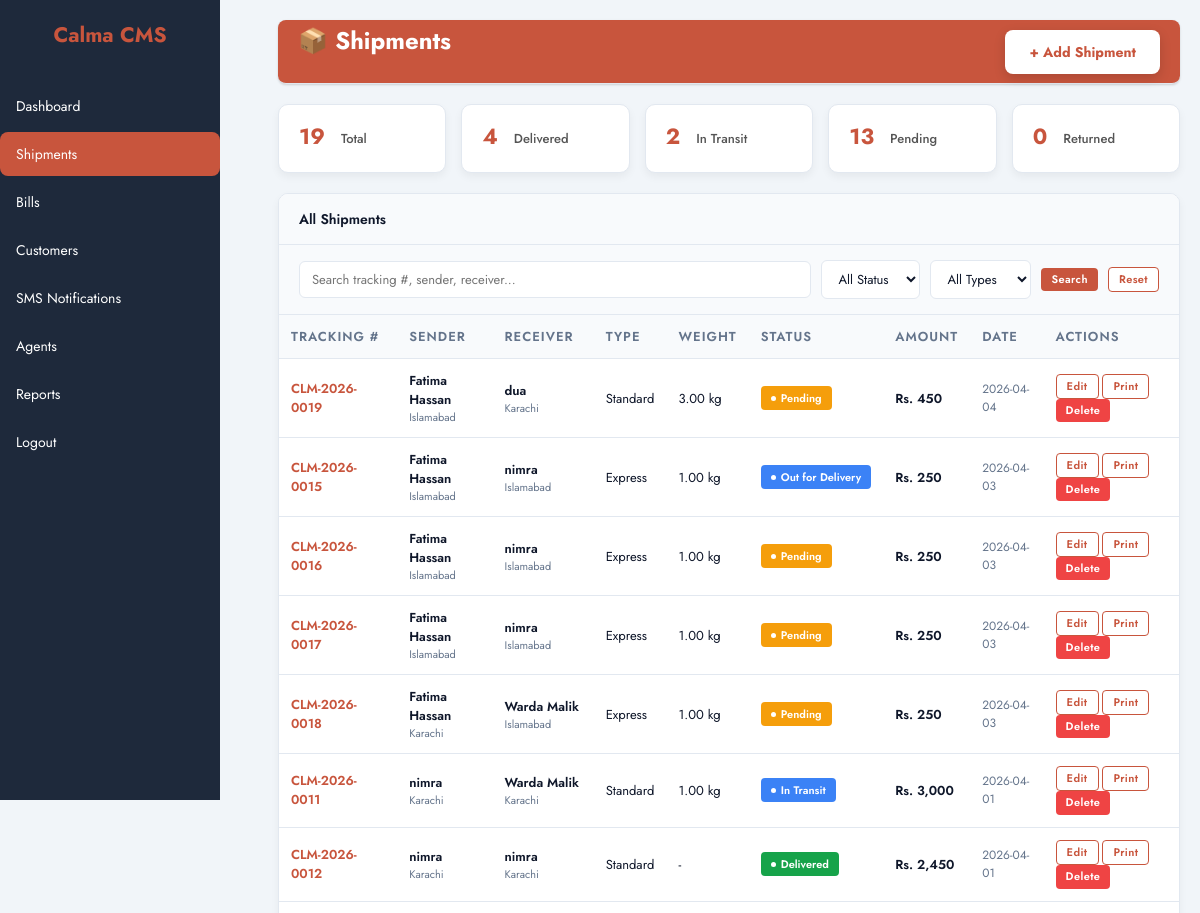
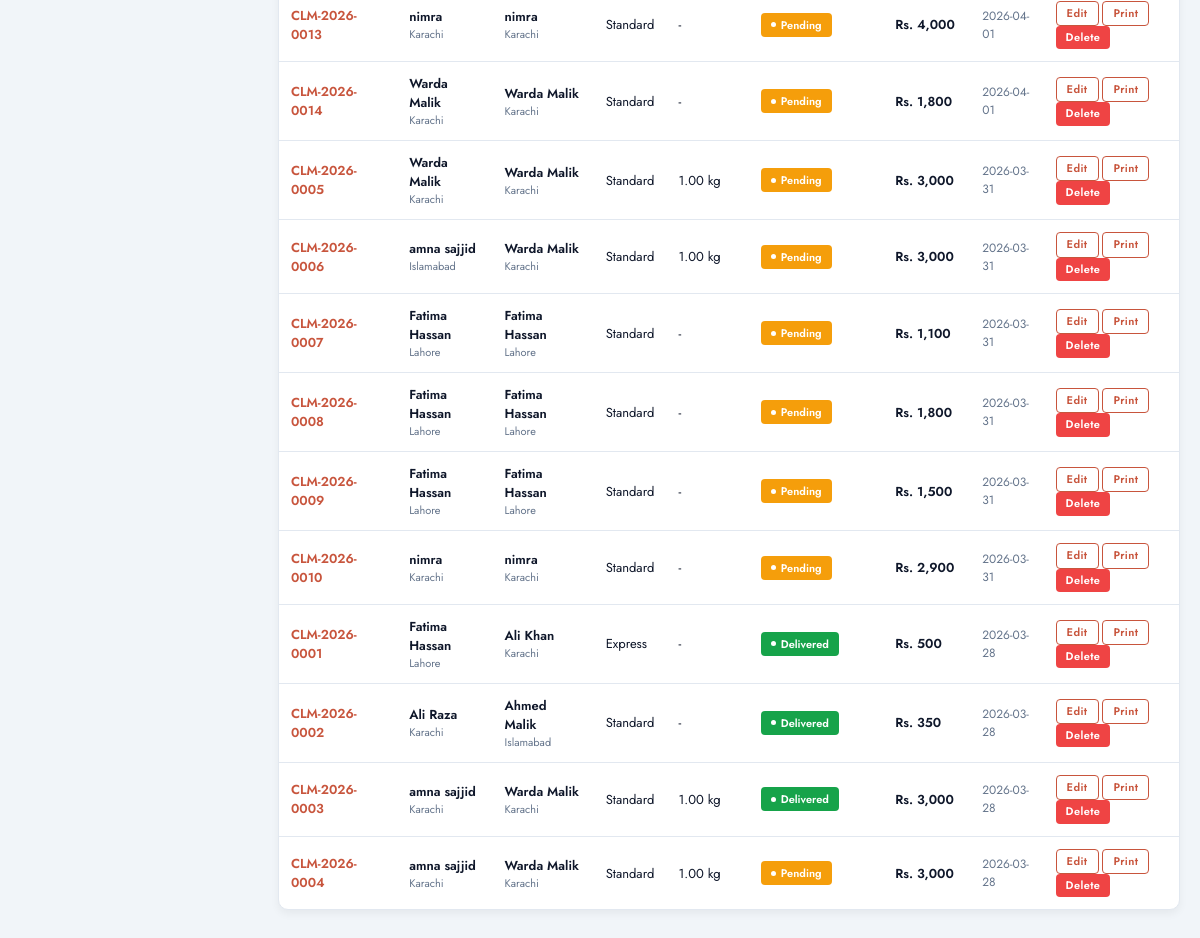
Page /dashboard_php/shipments.php (signed in) on the committed database (2 pictures, top to bottom).
### tables this page shows
CREATE TABLE `shipments` (
  `id` int(11) NOT NULL,
  `user_id` int(11) NOT NULL,
  `tracking_number` varchar(50) NOT NULL,
  `sender_name` varchar(100) NOT NULL,
  `sender_phone` varchar(20) NOT NULL,
  `sender_city` varchar(50) NOT NULL,
  `sender_address` text DEFAULT NULL,
  `sender_email` varchar(100) DEFAULT NULL,
  `receiver_name` varchar(100) NOT NULL,
  `receiver_phone` varchar(20) NOT NULL,
  `receiver_city` varchar(50) NOT NULL,
  `receiver_address` text DEFAULT NULL,
  `receiver_email` varchar(100) DEFAULT NULL,
  `type` enum('Standard','Express','Overnight') DEFAULT 'Standard',
  `weight` decimal(10,2) DEFAULT NULL,
  `status` enum('Pending','In Transit','Delivered','Returned','Out for Delivery') DEFAULT 'Pending',
  `booked_date` date DEFAULT curdate(),
  `delivery_date` date DEFAULT NULL,
  `delivered_date` timestamp NULL DEFAULT NULL,
  `agent_id` int(11) DEFAULT NULL,
  `amount` decimal(10,2) DEFAULT 0.00,
  `paid_amount` decimal(10,2) DEFAULT 0.00,
  `payment_status` enum('Unpaid','Partial','Paid') DEFAULT 'Unpaid',
  `notes` text DEFAULT NULL,
  `created_by` varchar(50) DEFAULT NULL,
  `created_at` timestamp NOT NULL DEFAULT current_timestamp(),
  `updated_at` timestamp NOT NULL DEFAULT current_timestamp() ON UPDATE current_timestamp()
);

### dashboard_php/shipments.php (the view, shortened to what this page needs)
<?php
$connect = mysqli_connect("localhost", "root", "", "courier_management");
$user_type = $_SESSION['user_type'] ?? '';
$where_clause = "";
$search = isset($_GET['search']) ? mysqli_real_escape_string($connect, $_GET['search']) : '';
$query = "SELECT * FROM shipments $where_clause ORDER BY booked_date DESC";
$shipments_result = mysqli_query($connect, $query);
$shipments = [];
while ($row = mysqli_fetch_assoc($shipments_result)) {
    $shipments[] = $row;
}
$stats_query = "SELECT
    COUNT(*) as total,
    SUM(CASE WHEN status='Delivered' THEN 1 ELSE 0 END) as delivered,
    SUM(CASE WHEN status IN ('In Transit', 'Out for Delivery') THEN 1 ELSE 0 END) as in_transit,
    SUM(CASE WHEN status='Pending' THEN 1 ELSE 0 END) as pending,
    SUM(CASE WHEN status='Returned' THEN 1 ELSE 0 END) as returned
    FROM shipments $where_clause";
$stats_result = mysqli_query($connect, $stats_query);
$stats = mysqli_fetch_assoc($stats_result);
?>
<!DOCTYPE html>
<html lang="en">
<head>
<link rel="stylesheet" href="css/style.css">
</head>
<body>
<div class="layout">
  <div class="sidebar" id="sidebar">
    <h2>Calma CMS</h2>
    <ul>
      <li><a href="index.php" class="<?php echo basename($_SERVER['PHP_SELF']) == 'index.php' ? 'active' : ''; ?>">Dashboard</a></li>
      <?php if($user_type !== 'user'): ?>
      <li><a href="shipments.php" class="<?php echo basename($_SERVER['PHP_SELF']) == 'shipments.php' ? 'active' : ''; ?>">Shipments</a></li>
      <li><a href="bills.php" class="<?php echo basename($_SERVER['PHP_SELF']) == 'bills.php' ? 'active' : ''; ?>">Bills</a></li>
      <li><a href="customers.php" class="<?php echo basename($_SERVER['PHP_SELF']) == 'customers.php' ? 'active' : ''; ?>">Customers</a></li>
      <li><a href="sms.php" class="<?php echo basename($_SERVER['PHP_SELF']) == 'sms.php' ? 'active' : ''; ?>">SMS Notifications</a></li>
      <?php endif; ?>
      <?php if($user_type === 'admin'): ?>
      <li><a href="agents.php" class="<?php echo basename($_SERVER['PHP_SELF']) == 'agents.php' ? 'active' : ''; ?>">Agents</a></li>
      <li><a href="reports.php" class="<?php echo basename($_SERVER['PHP_SELF']) == 'reports.php' ? 'active' : ''; ?>">Reports</a></li>
      <?php endif; ?>
      <li><a href="logout.php" class="<?php echo basename($_SERVER['PHP_SELF']) == 'logout.php' ? 'active' : ''; ?>">Logout</a></li>
    </ul>
  </div>
  <div class="main">
    <header class="header">
      <div style="display:flex;align-items:center;gap:10px;">
        <span class="page-title">📦 Shipments</span>
      </div>
      <button class="header-btn" onclick="openModal('addShipModal')">+ Add Shipment</button>
    </header>
    <div class="stats-grid">
      <div class="stat-card"><div class="stat-val"><?php echo $stats['total'] ?? 0; ?></div><div class="stat-lbl">Total</div></div>
      <div class="stat-card"><div class="stat-val"><?php echo $stats['delivered'] ?? 0; ?></div><div class="stat-lbl">Delivered</div></div>
      <div class="stat-card"><div class="stat-val"><?php echo $stats['in_transit'] ?? 0; ?></div><div class="stat-lbl">In Transit</div></div>
      <div class="stat-card"><div class="stat-val"><?php echo $stats['pending'] ?? 0; ?></div><div class="stat-lbl">Pending</div></div>
      <div class="stat-card"><div class="stat-val"><?php echo $stats['returned'] ?? 0; ?></div><div class="stat-lbl">Returned</div></div>
    </div>
    <div class="card">
      <div class="card-header">
        <span class="card-title">All Shipments</span>
      </div>
      <form method="GET" class="filter-bar">
        <input type="text" name="search" placeholder="Search tracking #, sender, receiver..." value="<?php echo htmlspecialchars($search); ?>">
        <select name="status">
          <option value="">All Status</option>
        </select>
        <select name="type">
          <option value="">All Types</option>
        </select>
        <button type="submit" class="btn btn-primary btn-sm">Search</button>
        <a href="shipments.php" class="btn btn-outline btn-sm">Reset</a>
      </form>
      <div class="table-wrap">
        <table class="data-table">
          <thead>
            <tr>
              <th>Tracking #</th>
              <th>Sender</th>
              <th>Receiver</th>
              <th>Type</th>
              <th>Weight</th>
              <th>Status</th>
              <th>Amount</th>
              <th>Date</th>
              <th>Actions</th>
            </tr>
          </thead>
          <tbody>
            <?php if (empty($shipments)): ?>
            <tr><td colspan="9" style="text-align:center;padding:40px;color:#64748b;">No shipments found</td></tr>
            <?php else: ?>
              <?php foreach ($shipments as $s):
                $badge_class = 'b-pending';
                if ($s['status'] === 'Delivered') $badge_class = 'b-delivered';
                elseif ($s['status'] === 'In Transit' || $s['status'] === 'Out for Delivery') $badge_class = 'b-transit';
                elseif ($s['status'] === 'Returned') $badge_class = 'b-returned';
              ?>
              <tr>
                <td><span class="tracking-num"><?php echo htmlspecialchars($s['tracking_number']); ?></span></td>
                <td>
                  <div style="font-weight:600;"><?php echo htmlspecialchars($s['sender_name']); ?></div>
                  <div style="font-size:11px;color:#64748b;"><?php echo htmlspecialchars($s['sender_city']); ?></div>
                </td>
                <td>
                  <div style="font-weight:600;"><?php echo htmlspecialchars($s['receiver_name']); ?></div>
                  <div style="font-size:11px;color:#64748b;"><?php echo htmlspecialchars($s['receiver_city']); ?></div>
                </td>
                <td><?php echo htmlspecialchars($s['type']); ?></td>
                <td><?php echo $s['weight'] ? htmlspecialchars($s['weight']).' kg' : '-'; ?></td>
                <td><span class="badge <?php echo $badge_class; ?>"><?php echo htmlspecialchars($s['status']); ?></span></td>
                <td style="font-weight:600;">Rs. <?php echo number_format($s['amount']); ?></td>
                <td style="color:#64748b;font-size:12px;"><?php echo $s['booked_date']; ?></td>
                <td>
                  <button class="btn btn-outline btn-sm" onclick='openEditModal(<?php echo json_encode($s, JSON_HEX_APOS | JSON_HEX_TAG); ?>)'>Edit</button>
                  <a href="print_shipment.php?tracking=<?php echo urlencode($s['tracking_number']); ?>" class="btn btn-outline btn-sm" target="_blank">Print</a>
                  <button class="btn btn-danger btn-sm" onclick="if(confirm('Delete this shipment?')) deleteShipment(<?php echo $s['id']; ?>)">Delete</button>
                </td>
              </tr>
              <?php endforeach; ?>
            <?php endif; ?>
          </tbody>
        </table>
      </div>
    </div>
  </div>
</div>
</body>
</html>

### dashboard_php/shipments.php (style rules this page uses)
.layout { display:flex;min-height:100vh; }
.sidebar { width:220px;background:#1e293b;color:white;flex-shrink:0;transition:all 0.3s ease; }
.sidebar h2 { color:#c8553d;text-align:center;margin:20px 0; }
.sidebar ul { list-style:none;padding:10px 0; }
.sidebar ul li { margin:4px 0; }
.sidebar ul li a { color:white;text-decoration:none;display:block;padding:12px 16px;border-radius:8px;transition:all 0.2s; }
.sidebar ul li a.active { background:#c8553d; }
.main { flex:1;padding:20px; }
.header { display:flex;justify-content:space-between;align-items:center;background:#c8553d;color:white;padding:20px;border-radius:8px;margin-bottom:20px; }
.page-title { font-size:24px;font-weight:700;color:white; }
.header-btn { padding:12px 24px;background:white;color:#c8553d;border:none;border-radius:8px;cursor:pointer;font-size:14px;font-weight:700;text-decoration:none;display:inline-block;transition:all 0.3s;box-shadow:0 4px 12px rgba(0,0,0,0.15); }
.stats-grid { display:flex;gap:15px;flex-wrap:wrap;margin-bottom:20px; }
.stat-card { flex:1 1 150px;background:white;padding:20px;border-radius:10px;text-align:center;box-shadow:0 4px 8px rgba(0,0,0,0.05); }
.stat-val { font-size:22px;font-weight:700;color:#c8553d;margin-bottom:5px; }
.stat-lbl { font-size:13px;color:#555; }
.card { background:white;border-radius:10px;box-shadow:0 4px 8px rgba(0,0,0,0.05);margin-bottom:20px;overflow:hidden; }
.card-header { background:#f8fafc;padding:15px 20px;border-bottom:1px solid #e2e8f0;display:flex;justify-content:space-between;align-items:center; }
.card-title { font-weight:600;font-size:14px; }
.table-wrap { overflow-x:auto; }
.data-table { width:100%;border-collapse:collapse; }
.data-table th,.data-table td { padding:12px;text-align:left;border-bottom:1px solid #e2e8f0;font-size:13px; }
.data-table th { background:#f8fafc;font-weight:600; }
.tracking-num { font-weight:600;color:#c8553d; }
.badge { padding:4px 10px;border-radius:4px;font-size:11px;color:white;font-weight:600; }
.b-pending { background:#f59e0b; }
.b-transit { background:#3b82f6; }
.b-delivered { background:#16a34a; }
.btn { padding:6px 12px;border:none;border-radius:4px;cursor:pointer;font-size:12px;text-decoration:none;display:inline-block;line-height:1.4; }
.btn-primary { background:#c8553d;color:white; }
.btn-outline { background:white;border:1px solid #c8553d;color:#c8553d; }
.btn-danger { background:#ef4444;color:white; }
.btn-sm { padding:4px 10px;font-size:11px;white-space:nowrap; }
.filter-bar { display:flex;gap:10px;padding:15px 20px;background:#f8fafc;border-bottom:1px solid #e2e8f0;flex-wrap:wrap;align-items:center; }
.filter-bar input,.filter-bar select { padding:8px 12px;border:1px solid #e2e8f0;border-radius:6px;font-size:13px; }
.filter-bar input { flex:1;min-width:200px; }

### rows in the picture
shipments: tracking_number "CLM-2026-0019", sender_name "Fatima Hassan", sender_city "Islamabad", receiver_name "dua", receiver_city "Karachi", type "Standard", weight "3.00", status "Pending", amount "450", booked_date "2026-04-04"
shipments: tracking_number "CLM-2026-0015", sender_name "Fatima Hassan", sender_city "Islamabad", receiver_name "nimra", receiver_city "Islamabad", type "Express", weight "1.00", status "Out for Delivery", amount "250", booked_date "2026-04-03"
shipments: tracking_number "CLM-2026-0016", sender_name "Fatima Hassan", sender_city "Islamabad", receiver_name "nimra", receiver_city "Islamabad", type "Express", weight "1.00", status "Pending", amount "250", booked_date "2026-04-03"
shipments: tracking_number "CLM-2026-0017", sender_name "Fatima Hassan", sender_city "Islamabad", receiver_name "nimra", receiver_city "Islamabad", type "Express", weight "1.00", status "Pending", amount "250", booked_date "2026-04-03"
shipments: tracking_number "CLM-2026-0018", sender_name "Fatima Hassan", sender_city "Karachi", receiver_name "Warda Malik", receiver_city "Islamabad", type "Express", weight "1.00", status "Pending", amount "250", booked_date "2026-04-03"
shipments: tracking_number "CLM-2026-0011", sender_name "nimra", sender_city "Karachi", receiver_name "Warda Malik", receiver_city "Karachi", type "Standard", weight "1.00", status "In Transit", amount "3,000", booked_date "2026-04-01"
shipments: tracking_number "CLM-2026-0012", sender_name "nimra", sender_city "Karachi", receiver_name "nimra", receiver_city "Karachi", type "Standard", status "Delivered", amount "2,450", booked_date "2026-04-01"
shipments: tracking_number "CLM-2026-0013", sender_name "nimra", sender_city "Karachi", receiver_name "nimra", receiver_city "Karachi", type "Standard", status "Pending", amount "4,000", booked_date "2026-04-01"
shipments: tracking_number "CLM-2026-0014", sender_name "Warda Malik", sender_city "Karachi", receiver_name "Warda Malik", receiver_city "Karachi", type "Standard", status "Pending", amount "1,800", booked_date "2026-04-01"
shipments: tracking_number "CLM-2026-0005", sender_name "Warda Malik", sender_city "Karachi", receiver_name "Warda Malik", receiver_city "Karachi", type "Standard", weight "1.00", status "Pending", amount "3,000", booked_date "2026-03-31"
shipments: tracking_number "CLM-2026-0006", sender_name "amna sajjid", sender_city "Islamabad", receiver_name "Warda Malik", receiver_city "Karachi", type "Standard", weight "1.00", status "Pending", amount "3,000", booked_date "2026-03-31"
shipments: tracking_number "CLM-2026-0007", sender_name "Fatima Hassan", sender_city "Lahore", receiver_name "Fatima Hassan", receiver_city "Lahore", type "Standard", status "Pending", amount "1,100", booked_date "2026-03-31"
shipments: tracking_number "CLM-2026-0008", sender_name "Fatima Hassan", sender_city "Lahore", receiver_name "Fatima Hassan", receiver_city "Lahore", type "Standard", status "Pending", amount "1,800", booked_date "2026-03-31"
shipments: tracking_number "CLM-2026-0009", sender_name "Fatima Hassan", sender_city "Lahore", receiver_name "Fatima Hassan", receiver_city "Lahore", type "Standard", status "Pending", amount "1,500", booked_date "2026-03-31"
shipments: tracking_number "CLM-2026-0010", sender_name "nimra", sender_city "Karachi", receiver_name "nimra", receiver_city "Karachi", type "Standard", status "Pending", amount "2,900", booked_date "2026-03-31"
shipments: tracking_number "CLM-2026-0001", sender_name "Fatima Hassan", sender_city "Lahore", receiver_name "Ali Khan", receiver_city "Karachi", type "Express", status "Delivered", amount "500", booked_date "2026-03-28"
shipments: tracking_number "CLM-2026-0002", sender_name "Ali Raza", sender_city "Karachi", receiver_name "Ahmed Malik", receiver_city "Islamabad", type "Standard", status "Delivered", amount "350", booked_date "2026-03-28"
shipments: tracking_number "CLM-2026-0003", sender_name "amna sajjid", sender_city "Karachi", receiver_name "Warda Malik", receiver_city "Karachi", type "Standard", weight "1.00", status "Delivered", amount "3,000", booked_date "2026-03-28"
shipments: tracking_number "CLM-2026-0004", sender_name "amna sajjid", sender_city "Karachi", receiver_name "Warda Malik", receiver_city "Karachi", type "Standard", weight "1.00", status "Pending", amount "3,000", booked_date "2026-03-28"

### other values in the picture
$stats['total'] "19"
$stats['delivered'] "4"
$stats['in_transit'] "2"
$stats['pending'] "13"
$stats['returned'] "0"
